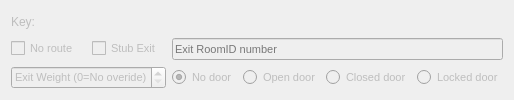
       <widget class="QFrame" name="frame_key">
        <property name="enabled">
         <bool>false</bool>
        </property>
        <property name="sizePolicy">
         <sizepolicy hsizetype="Preferred" vsizetype="Preferred">
          <horstretch>0</horstretch>
          <verstretch>0</verstretch>
         </sizepolicy>
        </property>
        <property name="cursor">
         <cursorShape>WhatsThisCursor</cursorShape>
        </property>
        <layout class="QGridLayout">
         <item row="0" column="0">
          <widget class="QLabel" name="label_key">
           <property name="text">
            <string>Key:</string>
           </property>
           <property name="textFormat">
            <enum>Qt::PlainText</enum>
           </property>
          </widget>
         </item>
         <item row="1" column="0">
          <widget class="QCheckBox" name="noroute_key">
           <property name="font">
            <font>
             <pointsize>8</pointsize>
            </font>
           </property>
           <property name="focusPolicy">
            <enum>Qt::NoFocus</enum>
           </property>
           <property name="text">
            <string>No route</string>
           </property>
           <property name="checkable">
            <bool>true</bool>
           </property>
          </widget>
         </item>
         <item row="1" column="1">
          <widget class="QCheckBox" name="stub_key">
           <property name="font">
            <font>
             <pointsize>8</pointsize>
            </font>
           </property>
           <property name="text">
            <string>Stub Exit</string>
           </property>
          </widget>
         </item>
         <item row="1" column="2" colspan="4">
          <widget class="QLineEdit" name="key">
           <property name="font">
            <font>
             <pointsize>8</pointsize>
            </font>
           </property>
           <property name="toolTip">
            <string>Set the number of the room that's to the southwest here</string>
           </property>
           <property name="placeholderText">
            <string>Exit RoomID number</string>
           </property>
          </widget>
         </item>
         <item row="2" column="0" colspan="2">
          <widget class="QSpinBox" name="weight_key">
           <property name="font">
            <font>
             <pointsize>8</pointsize>
            </font>
           </property>
           <property name="specialValueText">
            <string>Exit Weight (0=No overide)</string>
           </property>
           <property name="maximum">
            <number>9999</number>
           </property>
          </widget>
         </item>
         <item row="2" column="2">
          <widget class="QRadioButton" name="doortype_none_key">
           <property name="font">
            <font>
             <pointsize>8</pointsize>
            </font>
           </property>
           <property name="text">
            <string>No door</string>
           </property>
           <property name="checked">
            <bool>true</bool>
           </property>
          </widget>
         </item>
         <item row="2" column="3">
          <widget class="QRadioButton" name="doortype_open_key">
           <property name="font">
            <font>
             <pointsize>8</pointsize>
            </font>
           </property>
           <property name="text">
            <string>Open door</string>
           </property>
          </widget>
         </item>
         <item row="2" column="4">
          <widget class="QRadioButton" name="doortype_closed_key">
           <property name="font">
            <font>
             <pointsize>8</pointsize>
            </font>
           </property>
           <property name="text">
            <string>Closed door</string>
           </property>
          </widget>
         </item>
         <item row="2" column="5">
          <widget class="QRadioButton" name="doortype_locked_key">
           <property name="font">
            <font>
             <pointsize>8</pointsize>
            </font>
           </property>
           <property name="text">
            <string>Locked door</string>
           </property>
          </widget>
         </item>
        </layout>
       </widget>
